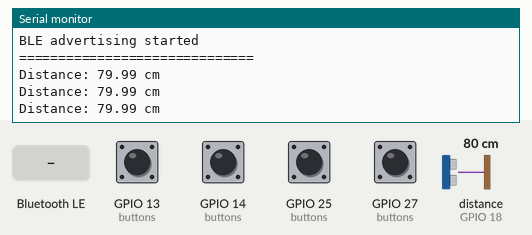
Bench run of a sketch on a simulated ESP32. Shown: the last lines printed to the serial monitor. Wiring (inferred from the names in the program): ultrasonic range finder: trigger GPIO 5; echo GPIO 18. The inputs (shaded band) are chosen by the test bench; at power-on: GPIO 13 (buttons), GPIO 14 (buttons), GPIO 25 (buttons), GPIO 27 (buttons) HIGH, distance to the obstacle (sensor on GPIO 18) 80 cm. The echo pulse lasts 58.3 µs per cm; nothing arrives over Bluetooth unless stated; a phone connects over Bluetooth LE 3 s after start.

Above: at 1.7 s.
1.8 s: GPIO 13 (buttons) pulled LOW for 0.15 s
At 1.99 s:
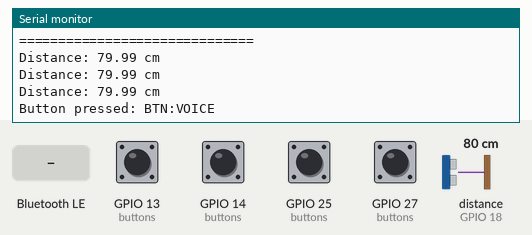
5.0 s: GPIO 14 (buttons) pulled LOW for 0.15 s
At 5.36 s:
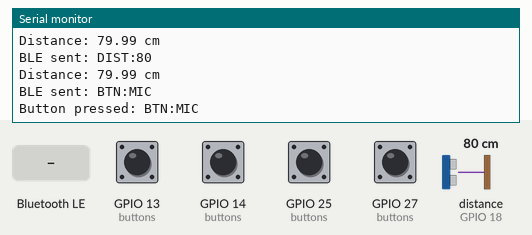
6.6 s: GPIO 25 (buttons) pulled LOW for 0.15 s
At 6.91 s:
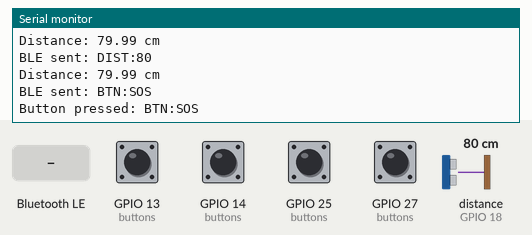
8.2 s: GPIO 27 (buttons) pulled LOW for 0.15 s
At 8.46 s:
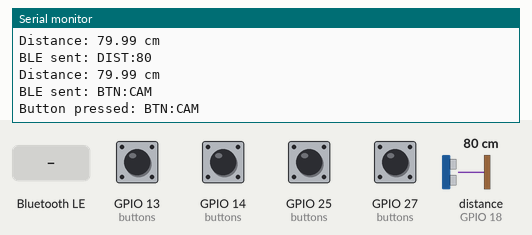
9.8 s: Bluetooth LE write "1" received
At 10.0 s:
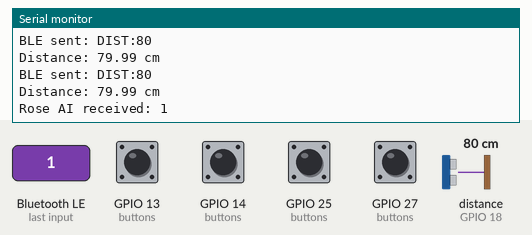
11.3 s: GPIO 13 (buttons) pulled LOW for 1 s
At 11.52 s:
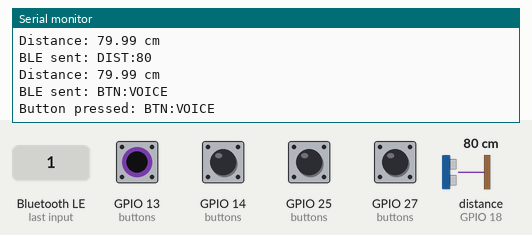

The sketch:

esp32_rose.ino
```cpp
#include <Arduino.h>
#include <BLEDevice.h>
#include <BLEServer.h>
#include <BLEUtils.h>
#include <BLE2902.h>

// Rose AI BLE settings - index.html ke UUID se match
#define DEVICE_NAME "ESP32_Object_Detector"

#define SERVICE_UUID        "4fafc201-1fb5-459e-8fcc-c5c9c331914b"
#define CHARACTERISTIC_UUID "beb5483e-36e1-4688-b7f5-ea07361b26a8"

// HC-SR04
#define TRIG_PIN 5
#define ECHO_PIN 18

// Four push buttons
#define BTN_CAMERA 27
#define BTN_VOICE  13
#define BTN_MIC    14
#define BTN_SOS    25

BLECharacteristic *pCharacteristic = nullptr;
bool deviceConnected = false;

unsigned long lastDistanceTime = 0;
const unsigned long DISTANCE_INTERVAL = 500;

// Button debounce state
struct Button {
  int pin;
  const char *command;
  int lastReading;
  int stableState;
  unsigned long lastChange;
};

Button buttons[] = {
  {BTN_CAMERA, "BTN:CAM", HIGH, HIGH, 0},
  {BTN_VOICE,  "BTN:VOICE", HIGH, HIGH, 0},
  {BTN_MIC,    "BTN:MIC", HIGH, HIGH, 0},
  {BTN_SOS,    "BTN:SOS", HIGH, HIGH, 0}
};

const int BUTTON_COUNT = sizeof(buttons) / sizeof(buttons[0]);

void sendBLE(String message) {
  if (!deviceConnected || pCharacteristic == nullptr) {
    return;
  }

  pCharacteristic->setValue(message.c_str());
  pCharacteristic->notify();

  Serial.print("BLE sent: ");
  Serial.println(message);
}

float readDistanceCM() {
  digitalWrite(TRIG_PIN, LOW);
  delayMicroseconds(3);

  digitalWrite(TRIG_PIN, HIGH);
  delayMicroseconds(10);
  digitalWrite(TRIG_PIN, LOW);

  unsigned long duration = pulseIn(ECHO_PIN, HIGH, 30000);

  if (duration == 0) {
    return -1;
  }

  return duration * 0.0343 / 2.0;
}

void checkUltrasonic() {
  if (millis() - lastDistanceTime < DISTANCE_INTERVAL) {
    return;
  }

  lastDistanceTime = millis();

  float distance = readDistanceCM();

  if (distance > 0 && distance <= 400) {
    String message = "DIST:" + String((int)round(distance));
    sendBLE(message);

    Serial.print("Distance: ");
    Serial.print(distance);
    Serial.println(" cm");
  } else {
    sendBLE("DIST:NONE");
    Serial.println("Distance: Out of range");
  }
}

void checkButtons() {
  for (int i = 0; i < BUTTON_COUNT; i++) {
    int reading = digitalRead(buttons[i].pin);

    if (reading != buttons[i].lastReading) {
      buttons[i].lastChange = millis();
      buttons[i].lastReading = reading;
    }

    if (millis() - buttons[i].lastChange >= 40) {
      if (reading != buttons[i].stableState) {
        buttons[i].stableState = reading;

        // Button pressed: INPUT_PULLUP means LOW
        if (buttons[i].stableState == LOW) {
          sendBLE(buttons[i].command);

          Serial.print("Button pressed: ");
          Serial.println(buttons[i].command);
        }
      }
    }
  }
}

class RoseServerCallbacks : public BLEServerCallbacks {
  void onConnect(BLEServer *server) override {
    deviceConnected = true;
    Serial.println("Rose AI connected!");
  }

  void onDisconnect(BLEServer *server) override {
    deviceConnected = false;
    Serial.println("Rose AI disconnected!");
    BLEDevice::startAdvertising();
    Serial.println("BLE advertising restarted");
  }
};

class RoseCharacteristicCallbacks : public BLECharacteristicCallbacks {
  void onWrite(BLECharacteristic *characteristic) override {
    String received = String(characteristic->getValue().c_str());
    received.trim();

    Serial.print("Rose AI received: ");
    Serial.println(received);

    // App se aane wale messages yahan receive honge.
    // Example: STATE:C1V1M0S0, SOS:ON, FACE:Name
  }
};

void setup() {
  Serial.begin(115200);
  delay(500);

  // Ultrasonic pins
  pinMode(TRIG_PIN, OUTPUT);
  pinMode(ECHO_PIN, INPUT);
  digitalWrite(TRIG_PIN, LOW);

  // Button pins
  for (int i = 0; i < BUTTON_COUNT; i++) {
    pinMode(buttons[i].pin, INPUT_PULLUP);
    buttons[i].lastReading = digitalRead(buttons[i].pin);
    buttons[i].stableState = buttons[i].lastReading;
  }

  // BLE setup
  BLEDevice::init(DEVICE_NAME);

  BLEServer *server = BLEDevice::createServer();
  server->setCallbacks(new RoseServerCallbacks());

  BLEService *service = server->createService(SERVICE_UUID);

  pCharacteristic = service->createCharacteristic(
    CHARACTERISTIC_UUID,
    BLECharacteristic::PROPERTY_READ |
    BLECharacteristic::PROPERTY_WRITE |
    BLECharacteristic::PROPERTY_NOTIFY
  );

  pCharacteristic->addDescriptor(new BLE2902());
  pCharacteristic->setCallbacks(new RoseCharacteristicCallbacks());
  pCharacteristic->setValue("Rose AI Ready");

  service->start();

  BLEAdvertising *advertising = BLEDevice::getAdvertising();
  advertising->addServiceUUID(SERVICE_UUID);
  advertising->setScanResponse(true);
  BLEDevice::startAdvertising();

  Serial.println("==============================");
  Serial.println("ROSE AI ESP32 FIRMWARE READY");
  Serial.println("Device: ESP32_Object_Detector");
  Serial.println("BLE advertising started");
  Serial.println("==============================");
}

void loop() {
  checkButtons();
  checkUltrasonic();

  delay(5);
}
```

Measured:
- after the input at 1.8 s, the serial monitor: prints a new line at once (image 1)
- after the input at 5.0 s, the serial monitor: prints a new line after 0.05 s (image 2)
- after the input at 6.6 s, the serial monitor: prints a new line after 0.05 s (image 3)
- after the input at 8.2 s, the serial monitor: prints a new line after 0.05 s (image 4)
- after the input at 9.8 s, the serial monitor: prints a new line at once (image 5)
- after the input at 11.3 s, the serial monitor: prints a new line at once (image 6)
